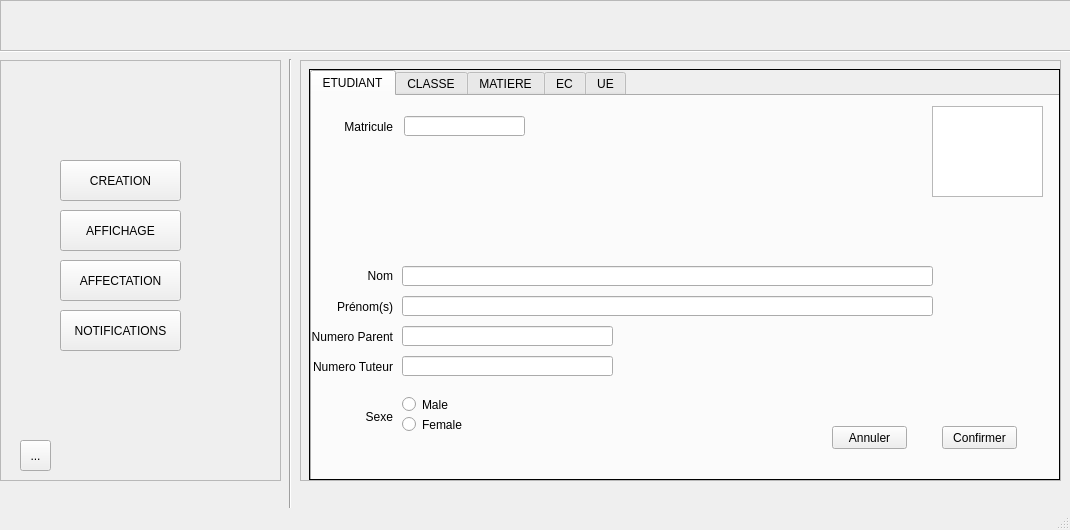
<?xml version="1.0" encoding="UTF-8"?>
<ui version="4.0">
 <class>MainWindow</class>
 <widget class="QMainWindow" name="MainWindow">
  <property name="geometry">
   <rect>
    <x>0</x>
    <y>0</y>
    <width>1070</width>
    <height>530</height>
   </rect>
  </property>
  <property name="sizePolicy">
   <sizepolicy hsizetype="Expanding" vsizetype="Expanding">
    <horstretch>0</horstretch>
    <verstretch>0</verstretch>
   </sizepolicy>
  </property>
  <property name="windowTitle">
   <string>MainWindow</string>
  </property>
  <widget class="QWidget" name="centralwidget">
   <widget class="Line" name="line">
    <property name="geometry">
     <rect>
      <x>280</x>
      <y>59</y>
      <width>20</width>
      <height>691</height>
     </rect>
    </property>
    <property name="sizePolicy">
     <sizepolicy hsizetype="Fixed" vsizetype="Preferred">
      <horstretch>0</horstretch>
      <verstretch>0</verstretch>
     </sizepolicy>
    </property>
    <property name="orientation">
     <enum>Qt::Vertical</enum>
    </property>
   </widget>
   <widget class="Line" name="line_2">
    <property name="geometry">
     <rect>
      <x>0</x>
      <y>50</y>
      <width>1366</width>
      <height>3</height>
     </rect>
    </property>
    <property name="orientation">
     <enum>Qt::Horizontal</enum>
    </property>
   </widget>
   <widget class="QFrame" name="frame">
    <property name="geometry">
     <rect>
      <x>0</x>
      <y>0</y>
      <width>1071</width>
      <height>51</height>
     </rect>
    </property>
    <property name="frameShape">
     <enum>QFrame::StyledPanel</enum>
    </property>
    <property name="frameShadow">
     <enum>QFrame::Raised</enum>
    </property>
   </widget>
   <widget class="QFrame" name="frame_2">
    <property name="geometry">
     <rect>
      <x>0</x>
      <y>60</y>
      <width>281</width>
      <height>421</height>
     </rect>
    </property>
    <property name="sizePolicy">
     <sizepolicy hsizetype="Expanding" vsizetype="Expanding">
      <horstretch>0</horstretch>
      <verstretch>0</verstretch>
     </sizepolicy>
    </property>
    <property name="frameShape">
     <enum>QFrame::StyledPanel</enum>
    </property>
    <property name="frameShadow">
     <enum>QFrame::Raised</enum>
    </property>
    <widget class="QPushButton" name="btnCreation">
     <property name="geometry">
      <rect>
       <x>60</x>
       <y>100</y>
       <width>121</width>
       <height>41</height>
      </rect>
     </property>
     <property name="text">
      <string>CREATION</string>
     </property>
     <property name="icon">
      <iconset resource="icons.qrc">
       <normaloff>:/images/personal-information.png</normaloff>:/images/personal-information.png</iconset>
     </property>
     <property name="iconSize">
      <size>
       <width>16</width>
       <height>16</height>
      </size>
     </property>
    </widget>
    <widget class="QPushButton" name="btnAffichage">
     <property name="geometry">
      <rect>
       <x>60</x>
       <y>150</y>
       <width>121</width>
       <height>41</height>
      </rect>
     </property>
     <property name="text">
      <string>AFFICHAGE</string>
     </property>
     <property name="icon">
      <iconset resource="icons.qrc">
       <normaloff>:/images/dean.png</normaloff>:/images/dean.png</iconset>
     </property>
    </widget>
    <widget class="QPushButton" name="btnAffectation">
     <property name="geometry">
      <rect>
       <x>60</x>
       <y>200</y>
       <width>121</width>
       <height>41</height>
      </rect>
     </property>
     <property name="text">
      <string>AFFECTATION</string>
     </property>
     <property name="icon">
      <iconset resource="icons.qrc">
       <normaloff>:/images/personal-information.png</normaloff>:/images/personal-information.png</iconset>
     </property>
    </widget>
    <widget class="QPushButton" name="btnNotifications">
     <property name="geometry">
      <rect>
       <x>60</x>
       <y>250</y>
       <width>121</width>
       <height>41</height>
      </rect>
     </property>
     <property name="text">
      <string>NOTIFICATIONS</string>
     </property>
     <property name="icon">
      <iconset resource="icons.qrc">
       <normaloff>:/images/bussiness-man.png</normaloff>:/images/bussiness-man.png</iconset>
     </property>
    </widget>
    <widget class="QToolButton" name="toolButton">
     <property name="geometry">
      <rect>
       <x>20</x>
       <y>380</y>
       <width>31</width>
       <height>31</height>
      </rect>
     </property>
     <property name="text">
      <string>...</string>
     </property>
     <property name="icon">
      <iconset resource="icons.qrc">
       <normaloff>:/images/settings.png</normaloff>:/images/settings.png</iconset>
     </property>
    </widget>
   </widget>
   <widget class="QFrame" name="frame_3">
    <property name="geometry">
     <rect>
      <x>300</x>
      <y>60</y>
      <width>761</width>
      <height>421</height>
     </rect>
    </property>
    <property name="sizePolicy">
     <sizepolicy hsizetype="Expanding" vsizetype="Expanding">
      <horstretch>20</horstretch>
      <verstretch>20</verstretch>
     </sizepolicy>
    </property>
    <property name="frameShape">
     <enum>QFrame::StyledPanel</enum>
    </property>
    <property name="frameShadow">
     <enum>QFrame::Raised</enum>
    </property>
    <widget class="QStackedWidget" name="stackedWidget">
     <property name="geometry">
      <rect>
       <x>9</x>
       <y>9</y>
       <width>751</width>
       <height>411</height>
      </rect>
     </property>
     <property name="sizePolicy">
      <sizepolicy hsizetype="Expanding" vsizetype="Expanding">
       <horstretch>0</horstretch>
       <verstretch>0</verstretch>
      </sizepolicy>
     </property>
     <property name="frameShape">
      <enum>QFrame::Panel</enum>
     </property>
     <property name="currentIndex">
      <number>0</number>
     </property>
     <widget class="QWidget" name="CREATION">
      <widget class="QTabWidget" name="creationTab">
       <property name="geometry">
        <rect>
         <x>0</x>
         <y>0</y>
         <width>751</width>
         <height>411</height>
        </rect>
       </property>
       <property name="sizePolicy">
        <sizepolicy hsizetype="Expanding" vsizetype="Expanding">
         <horstretch>20</horstretch>
         <verstretch>0</verstretch>
        </sizepolicy>
       </property>
       <property name="currentIndex">
        <number>0</number>
       </property>
       <property name="movable">
        <bool>true</bool>
       </property>
       <property name="tabBarAutoHide">
        <bool>true</bool>
       </property>
       <widget class="QWidget" name="etudiant">
        <attribute name="icon">
         <iconset resource="icons.qrc">
          <normaloff>:/images/personal-information.png</normaloff>:/images/personal-information.png</iconset>
        </attribute>
        <attribute name="title">
         <string>ETUDIANT</string>
        </attribute>
        <widget class="QLineEdit" name="editMatriculeEt">
         <property name="geometry">
          <rect>
           <x>92</x>
           <y>20</y>
           <width>121</width>
           <height>20</height>
          </rect>
         </property>
        </widget>
        <widget class="QLineEdit" name="editNomEt">
         <property name="geometry">
          <rect>
           <x>90</x>
           <y>170</y>
           <width>531</width>
           <height>20</height>
          </rect>
         </property>
        </widget>
        <widget class="QLineEdit" name="editPrenomEt">
         <property name="geometry">
          <rect>
           <x>90</x>
           <y>200</y>
           <width>531</width>
           <height>20</height>
          </rect>
         </property>
        </widget>
        <widget class="QLabel" name="matriculeEt">
         <property name="geometry">
          <rect>
           <x>10</x>
           <y>20</y>
           <width>71</width>
           <height>21</height>
          </rect>
         </property>
         <property name="text">
          <string>Matricule</string>
         </property>
         <property name="alignment">
          <set>Qt::AlignRight|Qt::AlignTrailing|Qt::AlignVCenter</set>
         </property>
        </widget>
        <widget class="QLabel" name="nomEt">
         <property name="geometry">
          <rect>
           <x>10</x>
           <y>170</y>
           <width>71</width>
           <height>20</height>
          </rect>
         </property>
         <property name="text">
          <string>Nom</string>
         </property>
         <property name="alignment">
          <set>Qt::AlignRight|Qt::AlignTrailing|Qt::AlignVCenter</set>
         </property>
        </widget>
        <widget class="QLabel" name="prenomEt">
         <property name="geometry">
          <rect>
           <x>10</x>
           <y>200</y>
           <width>71</width>
           <height>21</height>
          </rect>
         </property>
         <property name="text">
          <string>Prénom(s)</string>
         </property>
         <property name="alignment">
          <set>Qt::AlignRight|Qt::AlignTrailing|Qt::AlignVCenter</set>
         </property>
        </widget>
        <widget class="QGraphicsView" name="photoEt">
         <property name="geometry">
          <rect>
           <x>620</x>
           <y>10</y>
           <width>111</width>
           <height>91</height>
          </rect>
         </property>
         <property name="dragMode">
          <enum>QGraphicsView::ScrollHandDrag</enum>
         </property>
        </widget>
        <widget class="QLineEdit" name="editNumParentEt">
         <property name="geometry">
          <rect>
           <x>90</x>
           <y>230</y>
           <width>211</width>
           <height>20</height>
          </rect>
         </property>
        </widget>
        <widget class="QLineEdit" name="editNumTuteurEt">
         <property name="geometry">
          <rect>
           <x>90</x>
           <y>260</y>
           <width>211</width>
           <height>20</height>
          </rect>
         </property>
        </widget>
        <widget class="QLabel" name="numParentEt">
         <property name="geometry">
          <rect>
           <x>0</x>
           <y>230</y>
           <width>81</width>
           <height>21</height>
          </rect>
         </property>
         <property name="text">
          <string>Numero Parent</string>
         </property>
         <property name="alignment">
          <set>Qt::AlignRight|Qt::AlignTrailing|Qt::AlignVCenter</set>
         </property>
        </widget>
        <widget class="QLabel" name="numTuteurEt">
         <property name="geometry">
          <rect>
           <x>0</x>
           <y>260</y>
           <width>81</width>
           <height>21</height>
          </rect>
         </property>
         <property name="text">
          <string>Numero Tuteur</string>
         </property>
         <property name="alignment">
          <set>Qt::AlignRight|Qt::AlignTrailing|Qt::AlignVCenter</set>
         </property>
        </widget>
        <widget class="QPushButton" name="confirmerEt">
         <property name="geometry">
          <rect>
           <x>630</x>
           <y>330</y>
           <width>75</width>
           <height>23</height>
          </rect>
         </property>
         <property name="text">
          <string>Confirmer</string>
         </property>
        </widget>
        <widget class="QRadioButton" name="sexMale">
         <property name="geometry">
          <rect>
           <x>90</x>
           <y>300</y>
           <width>82</width>
           <height>17</height>
          </rect>
         </property>
         <property name="text">
          <string>Male</string>
         </property>
        </widget>
        <widget class="QRadioButton" name="sexeFemale">
         <property name="geometry">
          <rect>
           <x>90</x>
           <y>320</y>
           <width>82</width>
           <height>17</height>
          </rect>
         </property>
         <property name="text">
          <string>Female</string>
         </property>
        </widget>
        <widget class="QPushButton" name="cancelEt">
         <property name="geometry">
          <rect>
           <x>520</x>
           <y>330</y>
           <width>75</width>
           <height>23</height>
          </rect>
         </property>
         <property name="text">
          <string>Annuler</string>
         </property>
        </widget>
        <widget class="QLabel" name="sexeEt">
         <property name="geometry">
          <rect>
           <x>0</x>
           <y>310</y>
           <width>81</width>
           <height>21</height>
          </rect>
         </property>
         <property name="text">
          <string>Sexe</string>
         </property>
         <property name="alignment">
          <set>Qt::AlignRight|Qt::AlignTrailing|Qt::AlignVCenter</set>
         </property>
        </widget>
       </widget>
       <widget class="QWidget" name="classe">
        <attribute name="icon">
         <iconset resource="icons.qrc">
          <normaloff>:/images/personal-information.png</normaloff>:/images/personal-information.png</iconset>
        </attribute>
        <attribute name="title">
         <string>CLASSE</string>
        </attribute>
        <widget class="QLineEdit" name="lineEdit_6">
         <property name="geometry">
          <rect>
           <x>80</x>
           <y>20</y>
           <width>113</width>
           <height>20</height>
          </rect>
         </property>
        </widget>
        <widget class="QLineEdit" name="lineEdit_7">
         <property name="geometry">
          <rect>
           <x>80</x>
           <y>160</y>
           <width>351</width>
           <height>20</height>
          </rect>
         </property>
        </widget>
        <widget class="QLineEdit" name="lineEdit_8">
         <property name="geometry">
          <rect>
           <x>80</x>
           <y>190</y>
           <width>351</width>
           <height>20</height>
          </rect>
         </property>
        </widget>
        <widget class="QLineEdit" name="lineEdit_9">
         <property name="geometry">
          <rect>
           <x>80</x>
           <y>230</y>
           <width>351</width>
           <height>20</height>
          </rect>
         </property>
        </widget>
        <widget class="QLabel" name="label_6">
         <property name="geometry">
          <rect>
           <x>10</x>
           <y>20</y>
           <width>61</width>
           <height>16</height>
          </rect>
         </property>
         <property name="text">
          <string>Numero</string>
         </property>
         <property name="alignment">
          <set>Qt::AlignRight|Qt::AlignTrailing|Qt::AlignVCenter</set>
         </property>
        </widget>
        <widget class="QLabel" name="label_7">
         <property name="geometry">
          <rect>
           <x>10</x>
           <y>160</y>
           <width>61</width>
           <height>21</height>
          </rect>
         </property>
         <property name="text">
          <string>Libellé</string>
         </property>
         <property name="alignment">
          <set>Qt::AlignRight|Qt::AlignTrailing|Qt::AlignVCenter</set>
         </property>
        </widget>
        <widget class="QLabel" name="label_8">
         <property name="geometry">
          <rect>
           <x>10</x>
           <y>190</y>
           <width>61</width>
           <height>21</height>
          </rect>
         </property>
         <property name="text">
          <string>Filière</string>
         </property>
         <property name="alignment">
          <set>Qt::AlignRight|Qt::AlignTrailing|Qt::AlignVCenter</set>
         </property>
        </widget>
        <widget class="QLabel" name="label_9">
         <property name="geometry">
          <rect>
           <x>10</x>
           <y>230</y>
           <width>61</width>
           <height>21</height>
          </rect>
         </property>
         <property name="text">
          <string>Ecole</string>
         </property>
         <property name="alignment">
          <set>Qt::AlignRight|Qt::AlignTrailing|Qt::AlignVCenter</set>
         </property>
        </widget>
        <widget class="QPushButton" name="pushButton_7">
         <property name="geometry">
          <rect>
           <x>630</x>
           <y>340</y>
           <width>75</width>
           <height>23</height>
          </rect>
         </property>
         <property name="text">
          <string>Confirmer</string>
         </property>
        </widget>
        <widget class="QPushButton" name="pushButton_8">
         <property name="geometry">
          <rect>
           <x>520</x>
           <y>340</y>
           <width>75</width>
           <height>23</height>
          </rect>
         </property>
         <property name="text">
          <string>Annuler</string>
         </property>
        </widget>
       </widget>
       <widget class="QWidget" name="matiere">
        <attribute name="icon">
         <iconset resource="icons.qrc">
          <normaloff>:/images/personal-information.png</normaloff>:/images/personal-information.png</iconset>
        </attribute>
        <attribute name="title">
         <string>MATIERE</string>
        </attribute>
        <widget class="QPushButton" name="pushButton_9">
         <property name="geometry">
          <rect>
           <x>640</x>
           <y>340</y>
           <width>75</width>
           <height>23</height>
          </rect>
         </property>
         <property name="text">
          <string>Confirmer</string>
         </property>
        </widget>
        <widget class="QPushButton" name="pushButton_10">
         <property name="geometry">
          <rect>
           <x>530</x>
           <y>340</y>
           <width>75</width>
           <height>23</height>
          </rect>
         </property>
         <property name="text">
          <string>Annuler</string>
         </property>
        </widget>
        <widget class="QLabel" name="label_11">
         <property name="geometry">
          <rect>
           <x>10</x>
           <y>240</y>
           <width>61</width>
           <height>21</height>
          </rect>
         </property>
         <property name="text">
          <string>Ecole</string>
         </property>
         <property name="alignment">
          <set>Qt::AlignRight|Qt::AlignTrailing|Qt::AlignVCenter</set>
         </property>
        </widget>
        <widget class="QLineEdit" name="lineEdit_10">
         <property name="geometry">
          <rect>
           <x>80</x>
           <y>200</y>
           <width>351</width>
           <height>20</height>
          </rect>
         </property>
        </widget>
        <widget class="QLineEdit" name="lineEdit_11">
         <property name="geometry">
          <rect>
           <x>80</x>
           <y>170</y>
           <width>351</width>
           <height>20</height>
          </rect>
         </property>
        </widget>
        <widget class="QLabel" name="label_12">
         <property name="geometry">
          <rect>
           <x>10</x>
           <y>30</y>
           <width>61</width>
           <height>16</height>
          </rect>
         </property>
         <property name="text">
          <string>Numero</string>
         </property>
         <property name="alignment">
          <set>Qt::AlignRight|Qt::AlignTrailing|Qt::AlignVCenter</set>
         </property>
        </widget>
        <widget class="QLineEdit" name="lineEdit_12">
         <property name="geometry">
          <rect>
           <x>80</x>
           <y>30</y>
           <width>113</width>
           <height>20</height>
          </rect>
         </property>
        </widget>
        <widget class="QLabel" name="label_13">
         <property name="geometry">
          <rect>
           <x>10</x>
           <y>170</y>
           <width>61</width>
           <height>21</height>
          </rect>
         </property>
         <property name="text">
          <string>Libellé</string>
         </property>
         <property name="alignment">
          <set>Qt::AlignRight|Qt::AlignTrailing|Qt::AlignVCenter</set>
         </property>
        </widget>
        <widget class="QLineEdit" name="lineEdit_13">
         <property name="geometry">
          <rect>
           <x>80</x>
           <y>240</y>
           <width>351</width>
           <height>20</height>
          </rect>
         </property>
        </widget>
        <widget class="QLabel" name="label_14">
         <property name="geometry">
          <rect>
           <x>10</x>
           <y>200</y>
           <width>61</width>
           <height>21</height>
          </rect>
         </property>
         <property name="text">
          <string>Filière</string>
         </property>
         <property name="alignment">
          <set>Qt::AlignRight|Qt::AlignTrailing|Qt::AlignVCenter</set>
         </property>
        </widget>
       </widget>
       <widget class="QWidget" name="ec">
        <attribute name="icon">
         <iconset resource="icons.qrc">
          <normaloff>:/images/personal-information.png</normaloff>:/images/personal-information.png</iconset>
        </attribute>
        <attribute name="title">
         <string>EC</string>
        </attribute>
        <widget class="QLabel" name="label_15">
         <property name="geometry">
          <rect>
           <x>10</x>
           <y>240</y>
           <width>61</width>
           <height>21</height>
          </rect>
         </property>
         <property name="text">
          <string>Ecole</string>
         </property>
         <property name="alignment">
          <set>Qt::AlignRight|Qt::AlignTrailing|Qt::AlignVCenter</set>
         </property>
        </widget>
        <widget class="QLineEdit" name="lineEdit_14">
         <property name="geometry">
          <rect>
           <x>80</x>
           <y>200</y>
           <width>351</width>
           <height>20</height>
          </rect>
         </property>
        </widget>
        <widget class="QLineEdit" name="lineEdit_15">
         <property name="geometry">
          <rect>
           <x>80</x>
           <y>170</y>
           <width>351</width>
           <height>20</height>
          </rect>
         </property>
        </widget>
        <widget class="QLabel" name="label_16">
         <property name="geometry">
          <rect>
           <x>10</x>
           <y>30</y>
           <width>61</width>
           <height>16</height>
          </rect>
         </property>
         <property name="text">
          <string>Numero</string>
         </property>
         <property name="alignment">
          <set>Qt::AlignRight|Qt::AlignTrailing|Qt::AlignVCenter</set>
         </property>
        </widget>
        <widget class="QLineEdit" name="lineEdit_16">
         <property name="geometry">
          <rect>
           <x>80</x>
           <y>30</y>
           <width>113</width>
           <height>20</height>
          </rect>
         </property>
        </widget>
        <widget class="QLabel" name="label_17">
         <property name="geometry">
          <rect>
           <x>10</x>
           <y>170</y>
           <width>61</width>
           <height>21</height>
          </rect>
         </property>
         <property name="text">
          <string>Libellé</string>
         </property>
         <property name="alignment">
          <set>Qt::AlignRight|Qt::AlignTrailing|Qt::AlignVCenter</set>
         </property>
        </widget>
        <widget class="QLineEdit" name="lineEdit_17">
         <property name="geometry">
          <rect>
           <x>80</x>
           <y>240</y>
           <width>351</width>
           <height>20</height>
          </rect>
         </property>
        </widget>
        <widget class="QLabel" name="label_18">
         <property name="geometry">
          <rect>
           <x>10</x>
           <y>200</y>
           <width>61</width>
           <height>21</height>
          </rect>
         </property>
         <property name="text">
          <string>Filière</string>
         </property>
         <property name="alignment">
          <set>Qt::AlignRight|Qt::AlignTrailing|Qt::AlignVCenter</set>
         </property>
        </widget>
        <widget class="QPushButton" name="pushButton_17">
         <property name="geometry">
          <rect>
           <x>630</x>
           <y>340</y>
           <width>75</width>
           <height>23</height>
          </rect>
         </property>
         <property name="text">
          <string>Confirmer</string>
         </property>
        </widget>
        <widget class="QPushButton" name="pushButton_18">
         <property name="geometry">
          <rect>
           <x>520</x>
           <y>340</y>
           <width>75</width>
           <height>23</height>
          </rect>
         </property>
         <property name="text">
          <string>Annuler</string>
         </property>
        </widget>
       </widget>
       <widget class="QWidget" name="ue">
        <attribute name="icon">
         <iconset resource="icons.qrc">
          <normaloff>:/images/personal-information.png</normaloff>:/images/personal-information.png</iconset>
        </attribute>
        <attribute name="title">
         <string>UE</string>
        </attribute>
        <widget class="QLabel" name="label_37">
         <property name="geometry">
          <rect>
           <x>10</x>
           <y>200</y>
           <width>61</width>
           <height>21</height>
          </rect>
         </property>
         <property name="text">
          <string>Filière</string>
         </property>
         <property name="alignment">
          <set>Qt::AlignRight|Qt::AlignTrailing|Qt::AlignVCenter</set>
         </property>
        </widget>
        <widget class="QPushButton" name="pushButton_19">
         <property name="geometry">
          <rect>
           <x>530</x>
           <y>340</y>
           <width>75</width>
           <height>23</height>
          </rect>
         </property>
         <property name="text">
          <string>Annuler</string>
         </property>
        </widget>
        <widget class="QLineEdit" name="lineEdit_35">
         <property name="geometry">
          <rect>
           <x>80</x>
           <y>240</y>
           <width>351</width>
           <height>20</height>
          </rect>
         </property>
        </widget>
        <widget class="QPushButton" name="pushButton_20">
         <property name="geometry">
          <rect>
           <x>640</x>
           <y>340</y>
           <width>75</width>
           <height>23</height>
          </rect>
         </property>
         <property name="text">
          <string>Confirmer</string>
         </property>
        </widget>
        <widget class="QLineEdit" name="lineEdit_36">
         <property name="geometry">
          <rect>
           <x>80</x>
           <y>30</y>
           <width>113</width>
           <height>20</height>
          </rect>
         </property>
        </widget>
        <widget class="QLineEdit" name="lineEdit_37">
         <property name="geometry">
          <rect>
           <x>80</x>
           <y>170</y>
           <width>351</width>
           <height>20</height>
          </rect>
         </property>
        </widget>
        <widget class="QLineEdit" name="lineEdit_38">
         <property name="geometry">
          <rect>
           <x>80</x>
           <y>200</y>
           <width>351</width>
           <height>20</height>
          </rect>
         </property>
        </widget>
        <widget class="QLabel" name="label_38">
         <property name="geometry">
          <rect>
           <x>10</x>
           <y>170</y>
           <width>61</width>
           <height>21</height>
          </rect>
         </property>
         <property name="text">
          <string>Libellé</string>
         </property>
         <property name="alignment">
          <set>Qt::AlignRight|Qt::AlignTrailing|Qt::AlignVCenter</set>
         </property>
        </widget>
        <widget class="QLabel" name="label_39">
         <property name="geometry">
          <rect>
           <x>10</x>
           <y>240</y>
           <width>61</width>
           <height>21</height>
          </rect>
         </property>
         <property name="text">
          <string>Ecole</string>
         </property>
         <property name="alignment">
          <set>Qt::AlignRight|Qt::AlignTrailing|Qt::AlignVCenter</set>
         </property>
        </widget>
        <widget class="QLabel" name="label_40">
         <property name="geometry">
          <rect>
           <x>10</x>
           <y>30</y>
           <width>61</width>
           <height>16</height>
          </rect>
         </property>
         <property name="text">
          <string>Numero</string>
         </property>
         <property name="alignment">
          <set>Qt::AlignRight|Qt::AlignTrailing|Qt::AlignVCenter</set>
         </property>
        </widget>
       </widget>
      </widget>
     </widget>
     <widget class="QWidget" name="AFFICHAGE">
      <widget class="QTabWidget" name="displayTab">
       <property name="geometry">
        <rect>
         <x>-4</x>
         <y>-1</y>
         <width>751</width>
         <height>411</height>
        </rect>
       </property>
       <property name="currentIndex">
        <number>0</number>
       </property>
       <widget class="QWidget" name="classes">
        <attribute name="icon">
         <iconset resource="icons.qrc">
          <normaloff>:/images/personal-information.png</normaloff>:/images/personal-information.png</iconset>
        </attribute>
        <attribute name="title">
         <string>CLASSES</string>
        </attribute>
       </widget>
       <widget class="QWidget" name="autres">
        <attribute name="icon">
         <iconset resource="icons.qrc">
          <normaloff>:/images/interrogation.png</normaloff>:/images/interrogation.png</iconset>
        </attribute>
        <attribute name="title">
         <string>AUTRES</string>
        </attribute>
       </widget>
      </widget>
     </widget>
     <widget class="QWidget" name="AFFECTATION">
      <widget class="QTabWidget" name="AssignTab">
       <property name="geometry">
        <rect>
         <x>0</x>
         <y>0</y>
         <width>751</width>
         <height>411</height>
        </rect>
       </property>
       <property name="currentIndex">
        <number>2</number>
       </property>
       <widget class="QWidget" name="attr_etudiant">
        <attribute name="icon">
         <iconset resource="icons.qrc">
          <normaloff>:/images/personal-information.png</normaloff>:/images/personal-information.png</iconset>
        </attribute>
        <attribute name="title">
         <string>ETUDIANT-CLASS</string>
        </attribute>
       </widget>
       <widget class="QWidget" name="class_prof">
        <attribute name="icon">
         <iconset resource="icons.qrc">
          <normaloff>:/images/dean.png</normaloff>:/images/dean.png</iconset>
        </attribute>
        <attribute name="title">
         <string>CLASSES-PROF</string>
        </attribute>
       </widget>
       <widget class="QWidget" name="matiere_prof">
        <attribute name="icon">
         <iconset resource="icons.qrc">
          <normaloff>:/images/dean.png</normaloff>:/images/dean.png</iconset>
        </attribute>
        <attribute name="title">
         <string>MATTIERE-PROF</string>
        </attribute>
       </widget>
      </widget>
     </widget>
     <widget class="QWidget" name="NOTIFICATIONS">
      <widget class="QScrollArea" name="scrollArea">
       <property name="geometry">
        <rect>
         <x>0</x>
         <y>0</y>
         <width>751</width>
         <height>411</height>
        </rect>
       </property>
       <property name="frameShadow">
        <enum>QFrame::Plain</enum>
       </property>
       <property name="widgetResizable">
        <bool>true</bool>
       </property>
       <widget class="QWidget" name="scrollAreaWidgetContents">
        <property name="geometry">
         <rect>
          <x>0</x>
          <y>0</y>
          <width>749</width>
          <height>409</height>
         </rect>
        </property>
        <widget class="QListWidget" name="Notifications">
         <property name="geometry">
          <rect>
           <x>0</x>
           <y>10</y>
           <width>751</width>
           <height>401</height>
          </rect>
         </property>
        </widget>
       </widget>
      </widget>
     </widget>
    </widget>
   </widget>
  </widget>
  <widget class="QMenuBar" name="menubar">
   <property name="geometry">
    <rect>
     <x>0</x>
     <y>0</y>
     <width>1070</width>
     <height>21</height>
    </rect>
   </property>
  </widget>
  <widget class="QStatusBar" name="statusbar"/>
 </widget>
 <resources>
  <include location="icons.qrc"/>
 </resources>
 <connections>
  <connection>
   <sender>btnCreation</sender>
   <signal>clicked()</signal>
   <receiver>creationTab</receiver>
   <slot>repaint()</slot>
   <hints>
    <hint type="sourcelabel">
     <x>120</x>
     <y>201</y>
    </hint>
    <hint type="destinationlabel">
     <x>685</x>
     <y>296</y>
    </hint>
   </hints>
  </connection>
  <connection>
   <sender>btnAffichage</sender>
   <signal>clicked()</signal>
   <receiver>stackedWidget</receiver>
   <slot>show()</slot>
   <hints>
    <hint type="sourcelabel">
     <x>120</x>
     <y>251</y>
    </hint>
    <hint type="destinationlabel">
     <x>684</x>
     <y>295</y>
    </hint>
   </hints>
  </connection>
 </connections>
</ui>
